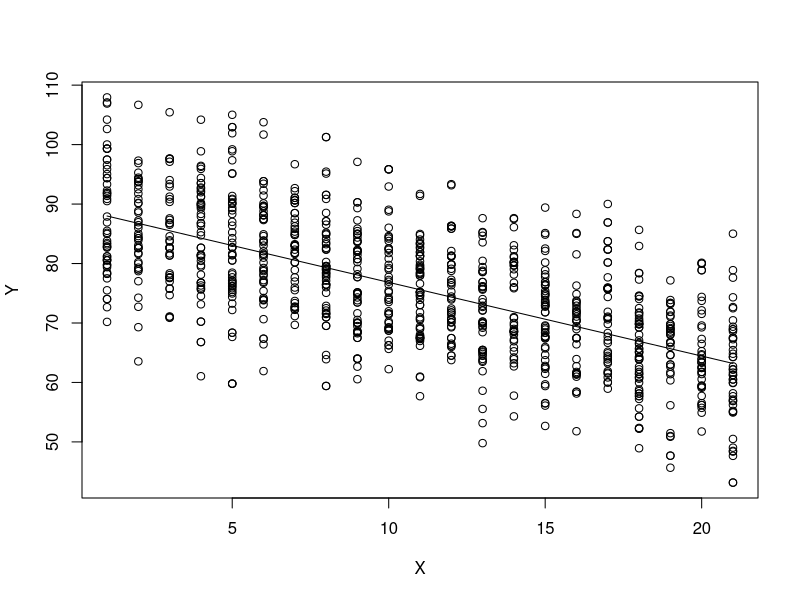

Reproduce this figure in R.
#Replace lets numbers go back into the pool
# Same thing -> Different results -> statistics (insanity)


X <- sample(1:21, 1000, replace = TRUE)
beta0 <- 89
beta1 <- -1.25
sigma <- 8

#rnorm creates a normal distribution

Y <- beta0 + beta1*X + rnorm(153,0,8)

plot(Y ~ X)

mylm <- lm(Y ~ X)
summary(mylm)

b <- coef(mylm)
curve(b[1] + b[2]*x, add=TRUE)


# confidence intervals -> overlaps -> agreement
# All models are wrong, some are useful
# A bad model -> ybar (mean) sometimes the mean is a good guess